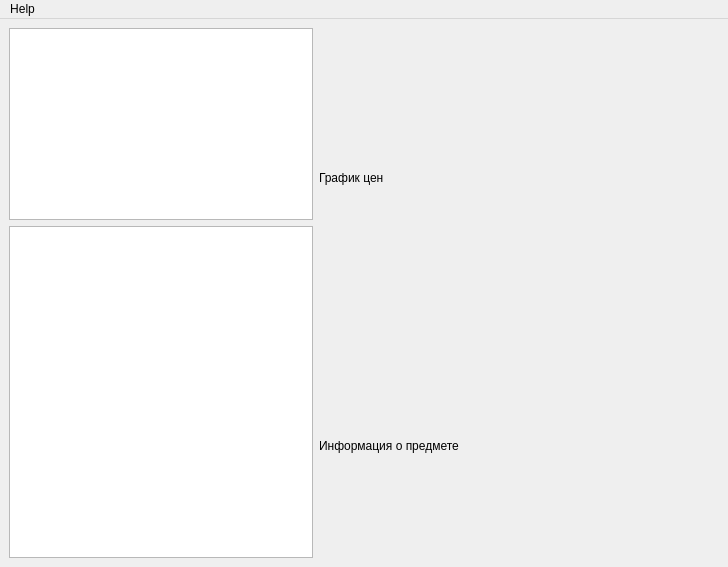
<?xml version="1.0" encoding="UTF-8"?>
<ui version="4.0">
 <class>MainWindow</class>
 <widget class="QMainWindow" name="MainWindow">
  <property name="geometry">
   <rect>
    <x>0</x>
    <y>0</y>
    <width>728</width>
    <height>567</height>
   </rect>
  </property>
  <property name="windowTitle">
   <string>Stalcraft Helper</string>
  </property>
  <widget class="QWidget" name="centralwidget">
   <property name="styleSheet">
    <string notr="true"/>
   </property>
   <layout class="QHBoxLayout" name="horizontalLayout">
    <item>
     <layout class="QVBoxLayout" name="verticalLayout_2">
      <item>
       <widget class="QTextEdit" name="Input_item">
        <property name="sizePolicy">
         <sizepolicy hsizetype="Minimum" vsizetype="Minimum">
          <horstretch>0</horstretch>
          <verstretch>0</verstretch>
         </sizepolicy>
        </property>
        <property name="minimumSize">
         <size>
          <width>100</width>
          <height>20</height>
         </size>
        </property>
       </widget>
      </item>
      <item>
       <widget class="QTableWidget" name="aucList"/>
      </item>
     </layout>
    </item>
    <item>
     <layout class="QVBoxLayout" name="verticalLayout_3">
      <item>
       <widget class="QLabel" name="Graph_time">
        <property name="minimumSize">
         <size>
          <width>400</width>
          <height>300</height>
         </size>
        </property>
        <property name="text">
         <string>График цен</string>
        </property>
       </widget>
      </item>
      <item>
       <widget class="QLabel" name="Info">
        <property name="minimumSize">
         <size>
          <width>200</width>
          <height>200</height>
         </size>
        </property>
        <property name="text">
         <string>Информация о предмете</string>
        </property>
       </widget>
      </item>
     </layout>
    </item>
   </layout>
  </widget>
  <widget class="QMenuBar" name="menuBar">
   <property name="geometry">
    <rect>
     <x>0</x>
     <y>0</y>
     <width>728</width>
     <height>21</height>
    </rect>
   </property>
   <widget class="QMenu" name="menuHelp">
    <property name="title">
     <string>Help</string>
    </property>
    <addaction name="actionReset_graph"/>
   </widget>
   <addaction name="menuHelp"/>
  </widget>
  <action name="actionReset_graph">
   <property name="text">
    <string>Reset graph</string>
   </property>
  </action>
 </widget>
 <resources/>
 <connections/>
</ui>
